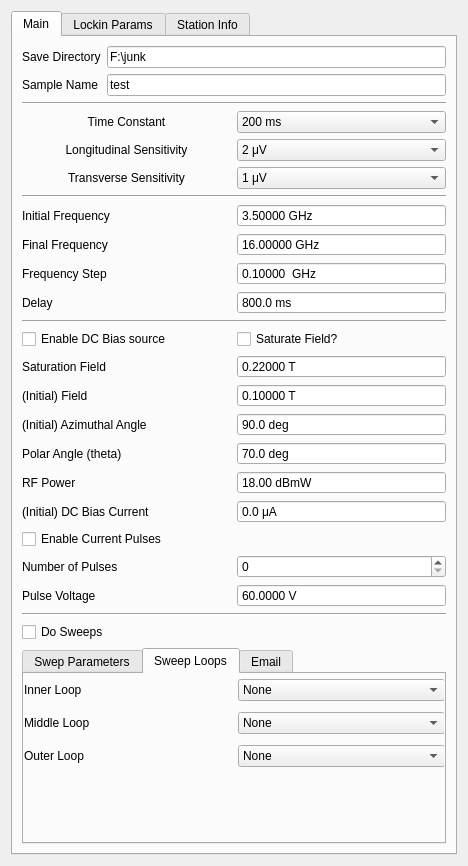
<?xml version="1.0" encoding="UTF-8"?>
<ui version="4.0">
 <class>Form</class>
 <widget class="QWidget" name="Form">
  <property name="geometry">
   <rect>
    <x>0</x>
    <y>0</y>
    <width>468</width>
    <height>866</height>
   </rect>
  </property>
  <property name="windowTitle">
   <string>Form</string>
  </property>
  <layout class="QVBoxLayout" name="verticalLayout">
   <item>
    <widget class="QTabWidget" name="tabWidget">
     <property name="currentIndex">
      <number>0</number>
     </property>
     <widget class="QWidget" name="tab">
      <attribute name="title">
       <string>Main</string>
      </attribute>
      <layout class="QVBoxLayout" name="verticalLayout_10">
       <item>
        <layout class="QGridLayout" name="save_params">
         <item row="3" column="1">
          <widget class="QLineEdit" name="sample_name">
           <property name="text">
            <string>test</string>
           </property>
           <property name="placeholderText">
            <string>test</string>
           </property>
          </widget>
         </item>
         <item row="3" column="0">
          <widget class="QLabel" name="label_12">
           <property name="enabled">
            <bool>true</bool>
           </property>
           <property name="text">
            <string>Sample Name</string>
           </property>
          </widget>
         </item>
         <item row="2" column="0">
          <widget class="QLabel" name="label_8">
           <property name="text">
            <string>Save Directory</string>
           </property>
          </widget>
         </item>
         <item row="2" column="1">
          <widget class="QLineEdit" name="save_dir">
           <property name="text">
            <string>F:\junk</string>
           </property>
          </widget>
         </item>
        </layout>
       </item>
       <item>
        <widget class="Line" name="line_3">
         <property name="orientation">
          <enum>Qt::Horizontal</enum>
         </property>
        </widget>
       </item>
       <item>
        <layout class="QGridLayout" name="lockin_params">
         <item row="3" column="0">
          <widget class="QLabel" name="label_2">
           <property name="text">
            <string>Longitudinal Sensitivity</string>
           </property>
           <property name="alignment">
            <set>Qt::AlignCenter</set>
           </property>
          </widget>
         </item>
         <item row="4" column="0">
          <widget class="QLabel" name="label_50">
           <property name="text">
            <string>Transverse Sensitivity</string>
           </property>
           <property name="alignment">
            <set>Qt::AlignCenter</set>
           </property>
          </widget>
         </item>
         <item row="3" column="1">
          <widget class="QComboBox" name="sensitivityL">
           <property name="editable">
            <bool>false</bool>
           </property>
           <property name="currentIndex">
            <number>10</number>
           </property>
           <item>
            <property name="text">
             <string>0 V</string>
            </property>
           </item>
           <item>
            <property name="text">
             <string>2 nV</string>
            </property>
           </item>
           <item>
            <property name="text">
             <string>5 nV</string>
            </property>
           </item>
           <item>
            <property name="text">
             <string>10 nV</string>
            </property>
           </item>
           <item>
            <property name="text">
             <string>20 nV</string>
            </property>
           </item>
           <item>
            <property name="text">
             <string>50 nV</string>
            </property>
           </item>
           <item>
            <property name="text">
             <string>100 nV</string>
            </property>
           </item>
           <item>
            <property name="text">
             <string>200 nV</string>
            </property>
           </item>
           <item>
            <property name="text">
             <string>500 nV</string>
            </property>
           </item>
           <item>
            <property name="text">
             <string>1 μV</string>
            </property>
           </item>
           <item>
            <property name="text">
             <string>2 μV</string>
            </property>
           </item>
           <item>
            <property name="text">
             <string>5 μV</string>
            </property>
           </item>
           <item>
            <property name="text">
             <string>10 μV</string>
            </property>
           </item>
           <item>
            <property name="text">
             <string>20 μV</string>
            </property>
           </item>
           <item>
            <property name="text">
             <string>50 μV</string>
            </property>
           </item>
           <item>
            <property name="text">
             <string>100 μV</string>
            </property>
           </item>
           <item>
            <property name="text">
             <string>200 μV</string>
            </property>
           </item>
           <item>
            <property name="text">
             <string>500 μV</string>
            </property>
           </item>
           <item>
            <property name="text">
             <string>1 mV</string>
            </property>
           </item>
           <item>
            <property name="text">
             <string>2 mV</string>
            </property>
           </item>
           <item>
            <property name="text">
             <string>5 mV</string>
            </property>
           </item>
           <item>
            <property name="text">
             <string>10 mV</string>
            </property>
           </item>
           <item>
            <property name="text">
             <string>20 mV</string>
            </property>
           </item>
           <item>
            <property name="text">
             <string>50 mV</string>
            </property>
           </item>
           <item>
            <property name="text">
             <string>100 mV</string>
            </property>
           </item>
           <item>
            <property name="text">
             <string>200 mV</string>
            </property>
           </item>
           <item>
            <property name="text">
             <string>500 mV</string>
            </property>
           </item>
           <item>
            <property name="text">
             <string>1 V</string>
            </property>
           </item>
          </widget>
         </item>
         <item row="2" column="1">
          <widget class="QComboBox" name="time_constant">
           <property name="currentText">
            <string>200 ms</string>
           </property>
           <property name="currentIndex">
            <number>12</number>
           </property>
           <item>
            <property name="text">
             <string>10 μs</string>
            </property>
           </item>
           <item>
            <property name="text">
             <string>20 μs</string>
            </property>
           </item>
           <item>
            <property name="text">
             <string>40 μs</string>
            </property>
           </item>
           <item>
            <property name="text">
             <string>80 μs</string>
            </property>
           </item>
           <item>
            <property name="text">
             <string>160 μs</string>
            </property>
           </item>
           <item>
            <property name="text">
             <string>320 μs</string>
            </property>
           </item>
           <item>
            <property name="text">
             <string>640 μs</string>
            </property>
           </item>
           <item>
            <property name="text">
             <string>5 ms</string>
            </property>
           </item>
           <item>
            <property name="text">
             <string>10 ms</string>
            </property>
           </item>
           <item>
            <property name="text">
             <string>20 ms</string>
            </property>
           </item>
           <item>
            <property name="text">
             <string>50 ms</string>
            </property>
           </item>
           <item>
            <property name="text">
             <string>100 ms</string>
            </property>
           </item>
           <item>
            <property name="text">
             <string>200 ms</string>
            </property>
           </item>
           <item>
            <property name="text">
             <string>500 ms</string>
            </property>
           </item>
           <item>
            <property name="text">
             <string>1 s</string>
            </property>
           </item>
           <item>
            <property name="text">
             <string>2 s</string>
            </property>
           </item>
           <item>
            <property name="text">
             <string>5 s</string>
            </property>
           </item>
           <item>
            <property name="text">
             <string>10 s</string>
            </property>
           </item>
           <item>
            <property name="text">
             <string>20 s</string>
            </property>
           </item>
           <item>
            <property name="text">
             <string>50 s</string>
            </property>
           </item>
           <item>
            <property name="text">
             <string>100 s</string>
            </property>
           </item>
           <item>
            <property name="text">
             <string>200 s</string>
            </property>
           </item>
           <item>
            <property name="text">
             <string>500 s</string>
            </property>
           </item>
           <item>
            <property name="text">
             <string>1 ks</string>
            </property>
           </item>
           <item>
            <property name="text">
             <string>2 ks</string>
            </property>
           </item>
           <item>
            <property name="text">
             <string>5 ks</string>
            </property>
           </item>
           <item>
            <property name="text">
             <string>10 ks</string>
            </property>
           </item>
           <item>
            <property name="text">
             <string>20 ks</string>
            </property>
           </item>
           <item>
            <property name="text">
             <string>50 ks</string>
            </property>
           </item>
          </widget>
         </item>
         <item row="2" column="0">
          <widget class="QLabel" name="label_3">
           <property name="text">
            <string>Time Constant</string>
           </property>
           <property name="alignment">
            <set>Qt::AlignCenter</set>
           </property>
          </widget>
         </item>
         <item row="4" column="1">
          <widget class="QComboBox" name="sensitivityT">
           <property name="editable">
            <bool>false</bool>
           </property>
           <property name="currentIndex">
            <number>9</number>
           </property>
           <item>
            <property name="text">
             <string>0 V</string>
            </property>
           </item>
           <item>
            <property name="text">
             <string>2 nV</string>
            </property>
           </item>
           <item>
            <property name="text">
             <string>5 nV</string>
            </property>
           </item>
           <item>
            <property name="text">
             <string>10 nV</string>
            </property>
           </item>
           <item>
            <property name="text">
             <string>20 nV</string>
            </property>
           </item>
           <item>
            <property name="text">
             <string>50 nV</string>
            </property>
           </item>
           <item>
            <property name="text">
             <string>100 nV</string>
            </property>
           </item>
           <item>
            <property name="text">
             <string>200 nV</string>
            </property>
           </item>
           <item>
            <property name="text">
             <string>500 nV</string>
            </property>
           </item>
           <item>
            <property name="text">
             <string>1 μV</string>
            </property>
           </item>
           <item>
            <property name="text">
             <string>2 μV</string>
            </property>
           </item>
           <item>
            <property name="text">
             <string>5 μV</string>
            </property>
           </item>
           <item>
            <property name="text">
             <string>10 μV</string>
            </property>
           </item>
           <item>
            <property name="text">
             <string>20 μV</string>
            </property>
           </item>
           <item>
            <property name="text">
             <string>50 μV</string>
            </property>
           </item>
           <item>
            <property name="text">
             <string>100 μV</string>
            </property>
           </item>
           <item>
            <property name="text">
             <string>200 μV</string>
            </property>
           </item>
           <item>
            <property name="text">
             <string>500 μV</string>
            </property>
           </item>
           <item>
            <property name="text">
             <string>1 mV</string>
            </property>
           </item>
           <item>
            <property name="text">
             <string>2 mV</string>
            </property>
           </item>
           <item>
            <property name="text">
             <string>5 mV</string>
            </property>
           </item>
           <item>
            <property name="text">
             <string>10 mV</string>
            </property>
           </item>
           <item>
            <property name="text">
             <string>20 mV</string>
            </property>
           </item>
           <item>
            <property name="text">
             <string>50 mV</string>
            </property>
           </item>
           <item>
            <property name="text">
             <string>100 mV</string>
            </property>
           </item>
           <item>
            <property name="text">
             <string>200 mV</string>
            </property>
           </item>
           <item>
            <property name="text">
             <string>500 mV</string>
            </property>
           </item>
           <item>
            <property name="text">
             <string>1 V</string>
            </property>
           </item>
          </widget>
         </item>
        </layout>
       </item>
       <item>
        <widget class="Line" name="line_2">
         <property name="orientation">
          <enum>Qt::Horizontal</enum>
         </property>
        </widget>
       </item>
       <item>
        <layout class="QGridLayout" name="field_params">
         <item row="2" column="1">
          <widget class="QDoubleSpinBox" name="frequency_end">
           <property name="buttonSymbols">
            <enum>QAbstractSpinBox::NoButtons</enum>
           </property>
           <property name="suffix">
            <string> GHz</string>
           </property>
           <property name="decimals">
            <number>5</number>
           </property>
           <property name="minimum">
            <double>0.000000000000000</double>
           </property>
           <property name="maximum">
            <double>20.000000000000000</double>
           </property>
           <property name="singleStep">
            <double>0.000010000000000</double>
           </property>
           <property name="value">
            <double>16.000000000000000</double>
           </property>
          </widget>
         </item>
         <item row="2" column="0">
          <widget class="QLabel" name="label_5">
           <property name="text">
            <string>Final Frequency</string>
           </property>
          </widget>
         </item>
         <item row="1" column="1">
          <widget class="QDoubleSpinBox" name="frequency_start">
           <property name="buttonSymbols">
            <enum>QAbstractSpinBox::NoButtons</enum>
           </property>
           <property name="suffix">
            <string> GHz</string>
           </property>
           <property name="decimals">
            <number>5</number>
           </property>
           <property name="minimum">
            <double>0.000000000000000</double>
           </property>
           <property name="maximum">
            <double>20.000000000000000</double>
           </property>
           <property name="singleStep">
            <double>0.000010000000000</double>
           </property>
           <property name="value">
            <double>3.500000000000000</double>
           </property>
          </widget>
         </item>
         <item row="1" column="0">
          <widget class="QLabel" name="label_4">
           <property name="text">
            <string>Initial Frequency</string>
           </property>
          </widget>
         </item>
         <item row="3" column="1">
          <widget class="QDoubleSpinBox" name="frequency_step">
           <property name="buttonSymbols">
            <enum>QAbstractSpinBox::NoButtons</enum>
           </property>
           <property name="suffix">
            <string>  GHz</string>
           </property>
           <property name="decimals">
            <number>5</number>
           </property>
           <property name="minimum">
            <double>0.000000000000000</double>
           </property>
           <property name="maximum">
            <double>5.000000000000000</double>
           </property>
           <property name="singleStep">
            <double>0.100000000000000</double>
           </property>
           <property name="value">
            <double>0.100000000000000</double>
           </property>
          </widget>
         </item>
         <item row="3" column="0">
          <widget class="QLabel" name="label_6">
           <property name="text">
            <string>Frequency Step</string>
           </property>
          </widget>
         </item>
         <item row="4" column="0">
          <widget class="QLabel" name="label_15">
           <property name="text">
            <string>Delay</string>
           </property>
          </widget>
         </item>
         <item row="4" column="1">
          <widget class="QDoubleSpinBox" name="delay">
           <property name="buttonSymbols">
            <enum>QAbstractSpinBox::NoButtons</enum>
           </property>
           <property name="suffix">
            <string> ms</string>
           </property>
           <property name="decimals">
            <number>1</number>
           </property>
           <property name="maximum">
            <double>5000.000000000000000</double>
           </property>
           <property name="value">
            <double>800.000000000000000</double>
           </property>
          </widget>
         </item>
        </layout>
       </item>
       <item>
        <widget class="Line" name="line">
         <property name="orientation">
          <enum>Qt::Horizontal</enum>
         </property>
        </widget>
       </item>
       <item>
        <layout class="QGridLayout" name="initial_params">
         <item row="8" column="1">
          <widget class="QLabel" name="label_13">
           <property name="text">
            <string>RF Power</string>
           </property>
          </widget>
         </item>
         <item row="1" column="2">
          <widget class="QCheckBox" name="saturate">
           <property name="text">
            <string>Saturate Field?</string>
           </property>
          </widget>
         </item>
         <item row="12" column="2">
          <widget class="QDoubleSpinBox" name="pulse_volt">
           <property name="buttonSymbols">
            <enum>QAbstractSpinBox::NoButtons</enum>
           </property>
           <property name="suffix">
            <string> V</string>
           </property>
           <property name="decimals">
            <number>4</number>
           </property>
           <property name="maximum">
            <double>210.000000000000000</double>
           </property>
           <property name="value">
            <double>60.000000000000000</double>
           </property>
          </widget>
         </item>
         <item row="9" column="2">
          <widget class="QDoubleSpinBox" name="bias_start">
           <property name="buttonSymbols">
            <enum>QAbstractSpinBox::NoButtons</enum>
           </property>
           <property name="suffix">
            <string> μA</string>
           </property>
           <property name="decimals">
            <number>1</number>
           </property>
           <property name="minimum">
            <double>-101000.000000000000000</double>
           </property>
           <property name="maximum">
            <double>101000.000000000000000</double>
           </property>
           <property name="singleStep">
            <double>0.100000000000000</double>
           </property>
           <property name="value">
            <double>0.000000000000000</double>
           </property>
          </widget>
         </item>
         <item row="2" column="1">
          <widget class="QLabel" name="label_7">
           <property name="text">
            <string>Saturation Field</string>
           </property>
          </widget>
         </item>
         <item row="2" column="2">
          <widget class="QDoubleSpinBox" name="field_saturation">
           <property name="buttonSymbols">
            <enum>QAbstractSpinBox::NoButtons</enum>
           </property>
           <property name="suffix">
            <string> T</string>
           </property>
           <property name="decimals">
            <number>5</number>
           </property>
           <property name="minimum">
            <double>-0.300000000000000</double>
           </property>
           <property name="maximum">
            <double>0.300000000000000</double>
           </property>
           <property name="value">
            <double>0.220000000000000</double>
           </property>
          </widget>
         </item>
         <item row="12" column="1">
          <widget class="QLabel" name="label_26">
           <property name="text">
            <string>Pulse Voltage</string>
           </property>
          </widget>
         </item>
         <item row="1" column="1">
          <widget class="QCheckBox" name="use_bias">
           <property name="text">
            <string>Enable DC Bias source</string>
           </property>
          </widget>
         </item>
         <item row="6" column="2">
          <widget class="QDoubleSpinBox" name="azimuth_start">
           <property name="buttonSymbols">
            <enum>QAbstractSpinBox::NoButtons</enum>
           </property>
           <property name="suffix">
            <string> deg</string>
           </property>
           <property name="decimals">
            <number>1</number>
           </property>
           <property name="minimum">
            <double>-360.000000000000000</double>
           </property>
           <property name="maximum">
            <double>360.000000000000000</double>
           </property>
           <property name="singleStep">
            <double>0.500000000000000</double>
           </property>
           <property name="value">
            <double>90.000000000000000</double>
           </property>
          </widget>
         </item>
         <item row="5" column="1">
          <widget class="QLabel" name="label_29">
           <property name="text">
            <string>(Initial) Field</string>
           </property>
          </widget>
         </item>
         <item row="8" column="2">
          <widget class="QDoubleSpinBox" name="rf_power">
           <property name="buttonSymbols">
            <enum>QAbstractSpinBox::NoButtons</enum>
           </property>
           <property name="suffix">
            <string> dBmW</string>
           </property>
           <property name="maximum">
            <double>50.000000000000000</double>
           </property>
           <property name="value">
            <double>18.000000000000000</double>
           </property>
          </widget>
         </item>
         <item row="7" column="2">
          <widget class="QDoubleSpinBox" name="polar_angle">
           <property name="buttonSymbols">
            <enum>QAbstractSpinBox::NoButtons</enum>
           </property>
           <property name="suffix">
            <string> deg</string>
           </property>
           <property name="decimals">
            <number>1</number>
           </property>
           <property name="minimum">
            <double>-90.000000000000000</double>
           </property>
           <property name="maximum">
            <double>90.000000000000000</double>
           </property>
           <property name="singleStep">
            <double>0.010000000000000</double>
           </property>
           <property name="value">
            <double>70.000000000000000</double>
           </property>
          </widget>
         </item>
         <item row="6" column="1">
          <widget class="QLabel" name="label_14">
           <property name="text">
            <string>(Initial) Azimuthal Angle</string>
           </property>
          </widget>
         </item>
         <item row="9" column="1">
          <widget class="QLabel" name="label_20">
           <property name="text">
            <string>(Initial) DC Bias Current</string>
           </property>
          </widget>
         </item>
         <item row="5" column="2">
          <widget class="QDoubleSpinBox" name="field_strength_start">
           <property name="buttonSymbols">
            <enum>QAbstractSpinBox::NoButtons</enum>
           </property>
           <property name="suffix">
            <string> T</string>
           </property>
           <property name="decimals">
            <number>5</number>
           </property>
           <property name="minimum">
            <double>-0.270000000000000</double>
           </property>
           <property name="maximum">
            <double>0.270000000000000</double>
           </property>
           <property name="value">
            <double>0.100000000000000</double>
           </property>
          </widget>
         </item>
         <item row="7" column="1">
          <widget class="QLabel" name="label_17">
           <property name="text">
            <string>Polar Angle (theta)</string>
           </property>
          </widget>
         </item>
         <item row="10" column="1">
          <widget class="QCheckBox" name="pulsing">
           <property name="text">
            <string>Enable Current Pulses</string>
           </property>
          </widget>
         </item>
         <item row="11" column="1">
          <widget class="QLabel" name="label_27">
           <property name="text">
            <string>Number of Pulses</string>
           </property>
          </widget>
         </item>
         <item row="11" column="2">
          <widget class="QDoubleSpinBox" name="num_pulse">
           <property name="decimals">
            <number>0</number>
           </property>
          </widget>
         </item>
        </layout>
       </item>
       <item>
        <widget class="Line" name="line_5">
         <property name="orientation">
          <enum>Qt::Horizontal</enum>
         </property>
        </widget>
       </item>
       <item>
        <widget class="QCheckBox" name="do_sweeps">
         <property name="text">
          <string>Do Sweeps</string>
         </property>
        </widget>
       </item>
       <item>
        <widget class="QTabWidget" name="tabWidget_3">
         <property name="currentIndex">
          <number>1</number>
         </property>
         <widget class="QWidget" name="tab_7">
          <attribute name="title">
           <string>Swep Parameters</string>
          </attribute>
          <widget class="QWidget" name="gridLayoutWidget_4">
           <property name="geometry">
            <rect>
             <x>-1</x>
             <y>-1</y>
             <width>421</width>
             <height>188</height>
            </rect>
           </property>
           <layout class="QGridLayout" name="gridLayout_5">
            <item row="0" column="1">
             <widget class="QDoubleSpinBox" name="field_strength_end">
              <property name="buttonSymbols">
               <enum>QAbstractSpinBox::NoButtons</enum>
              </property>
              <property name="suffix">
               <string> T</string>
              </property>
              <property name="minimum">
               <double>-0.270000000000000</double>
              </property>
              <property name="maximum">
               <double>0.270000000000000</double>
              </property>
              <property name="value">
               <double>0.250000000000000</double>
              </property>
             </widget>
            </item>
            <item row="2" column="0">
             <widget class="QLabel" name="label_9">
              <property name="text">
               <string>Azimuthal Final Angle</string>
              </property>
             </widget>
            </item>
            <item row="4" column="0">
             <widget class="QLabel" name="label_11">
              <property name="text">
               <string>Final Bias Current</string>
              </property>
             </widget>
            </item>
            <item row="4" column="1">
             <widget class="QDoubleSpinBox" name="bias_end">
              <property name="buttonSymbols">
               <enum>QAbstractSpinBox::NoButtons</enum>
              </property>
              <property name="suffix">
               <string> uA</string>
              </property>
              <property name="maximum">
               <double>10000.000000000000000</double>
              </property>
              <property name="value">
               <double>1000.000000000000000</double>
              </property>
             </widget>
            </item>
            <item row="2" column="1">
             <widget class="QDoubleSpinBox" name="azimuth_end">
              <property name="buttonSymbols">
               <enum>QAbstractSpinBox::NoButtons</enum>
              </property>
              <property name="suffix">
               <string> deg</string>
              </property>
              <property name="maximum">
               <double>360.000000000000000</double>
              </property>
              <property name="value">
               <double>170.000000000000000</double>
              </property>
             </widget>
            </item>
            <item row="1" column="0">
             <widget class="QLabel" name="label_19">
              <property name="text">
               <string>Field Step</string>
              </property>
             </widget>
            </item>
            <item row="3" column="1">
             <widget class="QDoubleSpinBox" name="azimuth_step">
              <property name="buttonSymbols">
               <enum>QAbstractSpinBox::NoButtons</enum>
              </property>
              <property name="suffix">
               <string> deg</string>
              </property>
              <property name="value">
               <double>10.000000000000000</double>
              </property>
             </widget>
            </item>
            <item row="3" column="0">
             <widget class="QLabel" name="label_10">
              <property name="text">
               <string>Azimuthal Angle Step</string>
              </property>
             </widget>
            </item>
            <item row="1" column="1">
             <widget class="QDoubleSpinBox" name="field_strength_step">
              <property name="buttonSymbols">
               <enum>QAbstractSpinBox::NoButtons</enum>
              </property>
              <property name="suffix">
               <string> T</string>
              </property>
              <property name="maximum">
               <double>0.270000000000000</double>
              </property>
              <property name="value">
               <double>0.050000000000000</double>
              </property>
             </widget>
            </item>
            <item row="0" column="0">
             <widget class="QLabel" name="label_18">
              <property name="text">
               <string>Final Field</string>
              </property>
             </widget>
            </item>
            <item row="5" column="0">
             <widget class="QLabel" name="label_16">
              <property name="text">
               <string>Bias Current Step</string>
              </property>
             </widget>
            </item>
            <item row="5" column="1">
             <widget class="QDoubleSpinBox" name="bias_step">
              <property name="buttonSymbols">
               <enum>QAbstractSpinBox::NoButtons</enum>
              </property>
              <property name="suffix">
               <string> uA</string>
              </property>
              <property name="maximum">
               <double>1000.000000000000000</double>
              </property>
              <property name="value">
               <double>500.000000000000000</double>
              </property>
             </widget>
            </item>
           </layout>
          </widget>
         </widget>
         <widget class="QWidget" name="tab_9">
          <attribute name="title">
           <string>Sweep Loops</string>
          </attribute>
          <widget class="QWidget" name="gridLayoutWidget_5">
           <property name="geometry">
            <rect>
             <x>0</x>
             <y>0</y>
             <width>421</width>
             <height>101</height>
            </rect>
           </property>
           <layout class="QGridLayout" name="gridLayout_6">
            <item row="1" column="0">
             <widget class="QLabel" name="label_23">
              <property name="text">
               <string>Middle Loop</string>
              </property>
             </widget>
            </item>
            <item row="0" column="1">
             <widget class="QComboBox" name="comboBox">
              <item>
               <property name="text">
                <string>None</string>
               </property>
              </item>
             </widget>
            </item>
            <item row="1" column="1">
             <widget class="QComboBox" name="comboBox_2">
              <item>
               <property name="text">
                <string>None</string>
               </property>
              </item>
             </widget>
            </item>
            <item row="0" column="0">
             <widget class="QLabel" name="label_21">
              <property name="text">
               <string>Inner Loop</string>
              </property>
             </widget>
            </item>
            <item row="2" column="0">
             <widget class="QLabel" name="label_22">
              <property name="text">
               <string>Outer Loop</string>
              </property>
             </widget>
            </item>
            <item row="2" column="1">
             <widget class="QComboBox" name="comboBox_3">
              <item>
               <property name="text">
                <string>None</string>
               </property>
              </item>
             </widget>
            </item>
           </layout>
          </widget>
         </widget>
         <widget class="QWidget" name="tab_8">
          <attribute name="title">
           <string>Email</string>
          </attribute>
          <widget class="QWidget" name="gridLayoutWidget_6">
           <property name="geometry">
            <rect>
             <x>0</x>
             <y>0</y>
             <width>421</width>
             <height>141</height>
            </rect>
           </property>
           <layout class="QGridLayout" name="gridLayout_7">
            <item row="0" column="0">
             <widget class="QLabel" name="label_24">
              <property name="text">
               <string>Notification Email Address:</string>
              </property>
             </widget>
            </item>
            <item row="0" column="1">
             <widget class="QLineEdit" name="notify_email"/>
            </item>
            <item row="1" column="0">
             <widget class="QCheckBox" name="notify_at_end">
              <property name="text">
               <string>Notify When Finished</string>
              </property>
             </widget>
            </item>
           </layout>
          </widget>
         </widget>
        </widget>
       </item>
      </layout>
     </widget>
     <widget class="QWidget" name="tab_2">
      <attribute name="title">
       <string>Lockin Params</string>
      </attribute>
      <layout class="QVBoxLayout" name="verticalLayout_7">
       <item>
        <layout class="QGridLayout" name="gridLayout_3">
         <item row="3" column="1">
          <widget class="QDoubleSpinBox" name="lockin_ac_gainL">
           <property name="buttonSymbols">
            <enum>QAbstractSpinBox::NoButtons</enum>
           </property>
           <property name="suffix">
            <string> dB</string>
           </property>
           <property name="maximum">
            <double>50.000000000000000</double>
           </property>
           <property name="value">
            <double>20.000000000000000</double>
           </property>
          </widget>
         </item>
         <item row="0" column="0">
          <widget class="QLabel" name="label">
           <property name="text">
            <string>AM Frequency</string>
           </property>
          </widget>
         </item>
         <item row="5" column="0">
          <widget class="QLabel" name="label_52">
           <property name="text">
            <string>Longitudinal Sense Mode</string>
           </property>
          </widget>
         </item>
         <item row="3" column="0">
          <widget class="QLabel" name="label_13">
           <property name="text">
            <string>Longitudinal AC Gain</string>
           </property>
          </widget>
         </item>
         <item row="1" column="1">
          <widget class="QDoubleSpinBox" name="phaseL">
           <property name="buttonSymbols">
            <enum>QAbstractSpinBox::NoButtons</enum>
           </property>
           <property name="suffix">
            <string> deg</string>
           </property>
           <property name="minimum">
            <double>-360.000000000000000</double>
           </property>
           <property name="maximum">
            <double>360.000000000000000</double>
           </property>
          </widget>
         </item>
         <item row="0" column="1">
          <widget class="QDoubleSpinBox" name="AM_freq">
           <property name="buttonSymbols">
            <enum>QAbstractSpinBox::NoButtons</enum>
           </property>
           <property name="suffix">
            <string> Hz</string>
           </property>
           <property name="maximum">
            <double>99999.000000000000000</double>
           </property>
           <property name="value">
            <double>1713.000000000000000</double>
           </property>
          </widget>
         </item>
         <item row="5" column="1">
          <widget class="QComboBox" name="lockin_sense_modeL">
           <property name="currentIndex">
            <number>0</number>
           </property>
           <item>
            <property name="text">
             <string>A</string>
            </property>
           </item>
           <item>
            <property name="text">
             <string>-B</string>
            </property>
           </item>
           <item>
            <property name="text">
             <string>A-B</string>
            </property>
           </item>
          </widget>
         </item>
         <item row="1" column="0">
          <widget class="QLabel" name="label_51">
           <property name="text">
            <string>Longitudinal Phase Offset</string>
           </property>
          </widget>
         </item>
         <item row="2" column="0">
          <widget class="QLabel" name="label_53">
           <property name="text">
            <string>Transverse Phase Offset</string>
           </property>
          </widget>
         </item>
         <item row="2" column="1">
          <widget class="QDoubleSpinBox" name="phaseT">
           <property name="buttonSymbols">
            <enum>QAbstractSpinBox::NoButtons</enum>
           </property>
           <property name="suffix">
            <string> deg</string>
           </property>
           <property name="minimum">
            <double>-360.000000000000000</double>
           </property>
           <property name="maximum">
            <double>360.000000000000000</double>
           </property>
          </widget>
         </item>
         <item row="6" column="0">
          <widget class="QLabel" name="label_54">
           <property name="text">
            <string>Transverse Sense Mode</string>
           </property>
          </widget>
         </item>
         <item row="6" column="1">
          <widget class="QComboBox" name="lockin_sense_modeT">
           <property name="currentIndex">
            <number>2</number>
           </property>
           <item>
            <property name="text">
             <string>A</string>
            </property>
           </item>
           <item>
            <property name="text">
             <string>-B</string>
            </property>
           </item>
           <item>
            <property name="text">
             <string>A-B</string>
            </property>
           </item>
          </widget>
         </item>
         <item row="4" column="0">
          <widget class="QLabel" name="label_25">
           <property name="text">
            <string>Longitudinal AC Gain</string>
           </property>
          </widget>
         </item>
         <item row="4" column="1">
          <widget class="QDoubleSpinBox" name="lockin_ac_gainT">
           <property name="buttonSymbols">
            <enum>QAbstractSpinBox::NoButtons</enum>
           </property>
           <property name="suffix">
            <string> dB</string>
           </property>
           <property name="maximum">
            <double>50.000000000000000</double>
           </property>
           <property name="value">
            <double>20.000000000000000</double>
           </property>
          </widget>
         </item>
        </layout>
       </item>
       <item>
        <spacer name="verticalSpacer">
         <property name="orientation">
          <enum>Qt::Vertical</enum>
         </property>
         <property name="sizeHint" stdset="0">
          <size>
           <width>20</width>
           <height>764</height>
          </size>
         </property>
        </spacer>
       </item>
      </layout>
     </widget>
     <widget class="QWidget" name="tab_3">
      <attribute name="title">
       <string>Station Info</string>
      </attribute>
      <layout class="QVBoxLayout" name="verticalLayout_4">
       <item>
        <layout class="QGridLayout" name="station_params">
         <item row="0" column="0">
          <widget class="QLabel" name="label_12">
           <property name="enabled">
            <bool>true</bool>
           </property>
           <property name="text">
            <string>Probe Station</string>
           </property>
          </widget>
         </item>
         <item row="0" column="1">
          <widget class="QLabel" name="station_name">
           <property name="enabled">
            <bool>true</bool>
           </property>
          </widget>
         </item>
         <item row="2" column="0" colspan="2">
          <widget class="QLineEdit" name="calib_file"/>
         </item>
         <item row="1" column="0">
          <widget class="QLabel" name="label_12">
           <property name="enabled">
            <bool>true</bool>
           </property>
           <property name="text">
            <string>Calibration File</string>
           </property>
          </widget>
         </item>
        </layout>
       </item>
       <item>
        <spacer name="verticalSpacer_2">
         <property name="orientation">
          <enum>Qt::Vertical</enum>
         </property>
         <property name="sizeHint" stdset="0">
          <size>
           <width>20</width>
           <height>842</height>
          </size>
         </property>
        </spacer>
       </item>
      </layout>
     </widget>
    </widget>
   </item>
  </layout>
 </widget>
 <resources/>
 <connections/>
</ui>
